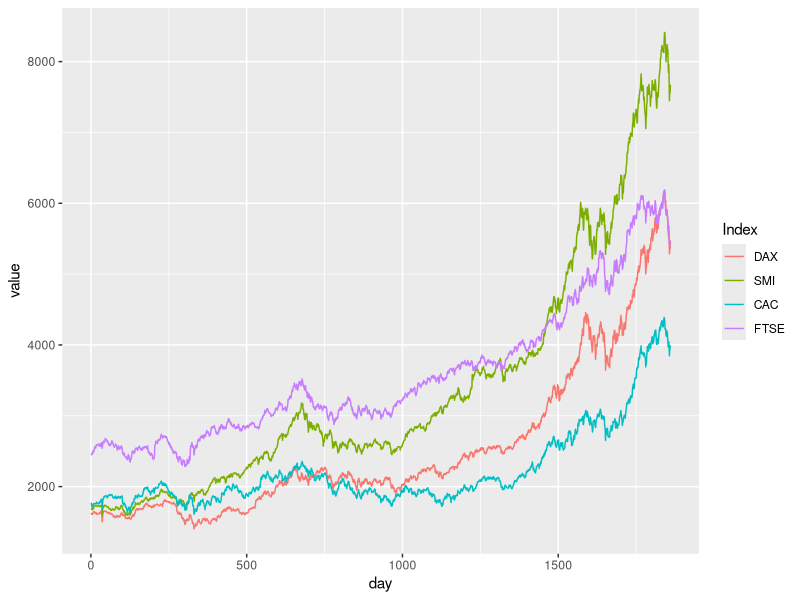
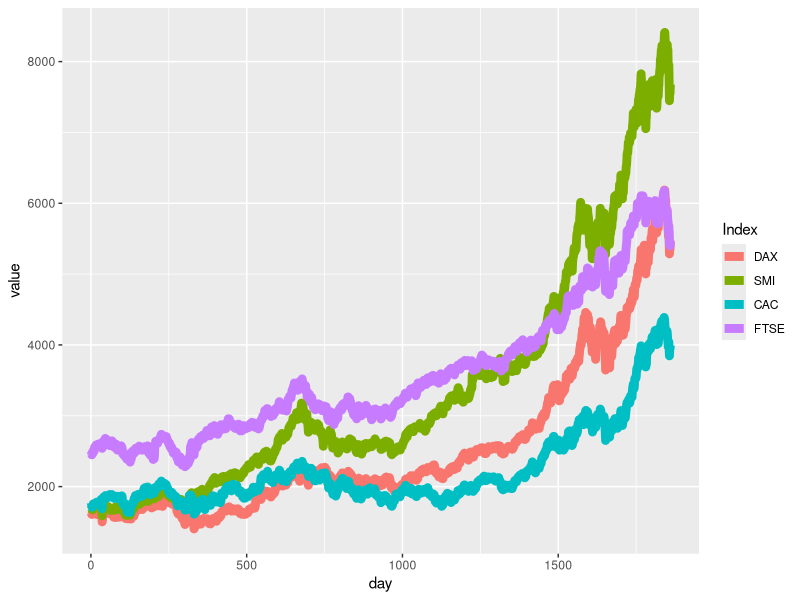
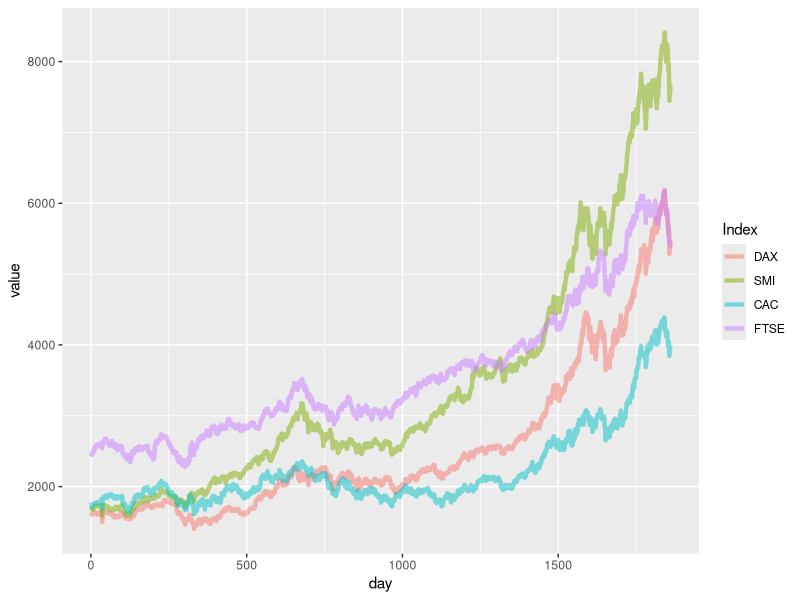
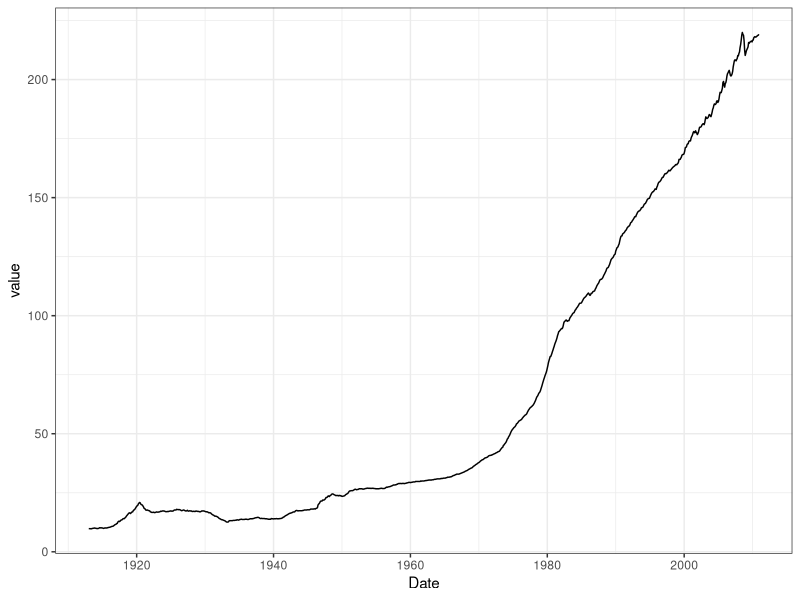
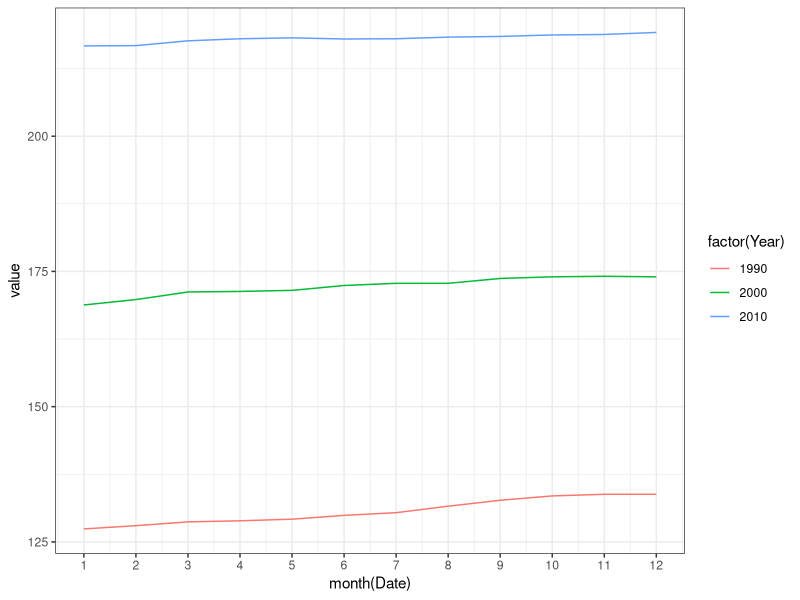

These figures' R source, in order:

library(ggplot2)

######################################################
# Now, let's try a built-in datset.  The EuStockMarkets
# has four columns for various stock markets and the 
# value is the closing.  We don't have date information
# but we will just use the number of the record.  The
# Melt function collapses oall of these fields into a 
# single "Market" field and a "Value" field.  That 
# way we can more easily plot by market
######################################################

head(EuStockMarkets)

# we want to add fields, so make a copy
ds = as.data.frame(EuStockMarkets)
ds$day = seq(nrow(ds))    # Add a sequential count of the records to indicate the "day"
                          # No, it is not totally correct, but in the absence of this information ...
library(reshape)

head(ds)

# Melt collapses columns into one field like the "pivot" feature in Tableau
# The id parameter here tells what fields to keep (i.e. not "melt")
EuStock = melt(ds, id=c("day"))
names(EuStock)[2] = "Index"
head(EuStock)

######################################################
# Now, plot the stock values with the color based on 
# the stock "index" ... i.e. which country.  We exercise
# a few properties here to give a feel for the range
# of geom_line's capabilities
######################################################

ggplot(EuStock, aes(day, value, color=Index)) + geom_line()
ggplot(EuStock, aes(day, value, color=Index)) + geom_line(size=3)
ggplot(EuStock, aes(day, value, color=Index)) + geom_line(size=1.5, alpha=.5)

######################################################
# There are several ways to load excel files in R
# Two of them require you to have external software
# installed.
#
#   library(gdata), requires "Perl" to be installed
#   library(xlsx), requires Java to be installed 
#                  with a proper JAVA_HOME environment
#                  variable
#
# Because of this, we will just use excel to "SaveAs"
# a "csv" file any Excel spreadsheet that we want.
#####################################################

priceIndex = read.table("ConsumerPriceIndex.csv", sep=",", header = TRUE)
head(priceIndex)

#####################################################
# Now, we need to convert the date.  R is a little 
# better at dealing with date names than Tableau here
# as it can use "abbrevated" month names very similar
# to what was in the column heads of the original 
# excel file.  The only thing I have done is to remove
# the "." at the end of Jan., Feb., etc. and have 
# abbreviated Jun and Jul
#
# The first thing we need to do is to "pivot" or "reshape"
# the data so that the month is a column and there is
# a single "value" column.
# 
# We can do this with the "melt" function in the 
# "reshape" package.  In the melt function, you just 
# need to specify which properties you wish to KEEP
# note that this is kind of the opposite to tableau
#####################################################

library(reshape)
cIndex = melt(priceIndex, c("Year", "Avg.", "Dec.1", "Avg"))
head(cIndex)

#####################################################
# Now, the only problem is that we have the month 
# field named "variable".  We can rename it by setting
# an element of the "names" array for the dataset.
# Notice that "variable" is the 5th column in the data
#####################################################

names(cIndex)
names(cIndex)[5] = "Month"
head(cIndex)

# Let's get rid of a few extra fields, the (Avg. and Dec.1 fields)
cIndex = cIndex[-c(2, 3)]
head(cIndex)

#####################################################
# Now we are ready to convert.  We do this with the 
# "as.Date" function. This function takes strings and
# converts the string to a "Date" type which is better 
# for graphing.  The only thing it needs is the "format"
# of the date string
#
# So, first, we need to make a single date "string" 
# out of the "Year" and "Month" fields.  We do this 
# with the "paste" function.  This function "pastes"
# strings together with a specified separator character.
# We will use a "-" character, so that our dates will
# look like 
#
#   Jan-1915
#
# Then the as.Date function will take a second argument
# that is the date format.  The date format tells which
# parts of the date will be in what order, and tells
# what characters will be separating them (dahes or 
# slashes, for example)
#
#   Jan-1915 ---->  Year-MonthAbbrev-Day ----> %Y-%b-%d
#
# %b stands for the abbreviated month name and #Y 
# says that it will be followed a dash and then
# the full four digit year. For a full list of the 
# options, check R's documentation on as.Date
#####################################################

# Notice that we are putting in "01" for the day here since we don't have one
cIndex$DateString = paste(cIndex$Year, cIndex$Month, "01", sep="-")
head(cIndex$DateString)

cIndex$Date = as.Date(cIndex$DateString, "%Y-%b-%d")
head(cIndex$Date)

#####################################################
# Now we can use this date to plot the data.  I've
# also added a theme modifier here to change the 
# style of the graph to a more traditional "black and 
# white" style.  The white background offsets the 
# curve better.
#####################################################

ggplot(cIndex, aes(Date, value)) + geom_line() + theme_bw()

#####################################################
# Now, let's compare trhee years of the data by pulling 
# out 1990, 2000 and 2010.  To do this we use the 
# subset function.  It takes a datset as the first
# parameter, and a condition as the second.  For 
# those of you who are not as familiar with the 
# syntax here, the "==" tests for equality and the
# | indicates an "or".  
#####################################################

# Select records where (Year IS 1990) OR (Year IS 2000) 
cIndexThreeYears = subset(cIndex, Year == 1990 | Year == 2000 | Year == 2010)

library(lubridate)  # contains a function to extract a month from a date
                    # Unfortunately, it is just a number, but it gives 
                    # us a readable graph
ggplot(cIndexThreeYears, aes(month(Date), value, color=factor(Year))) + 
              geom_line() + theme_bw() + 
              scale_x_continuous(limits=c(1,12), breaks=1:12)
